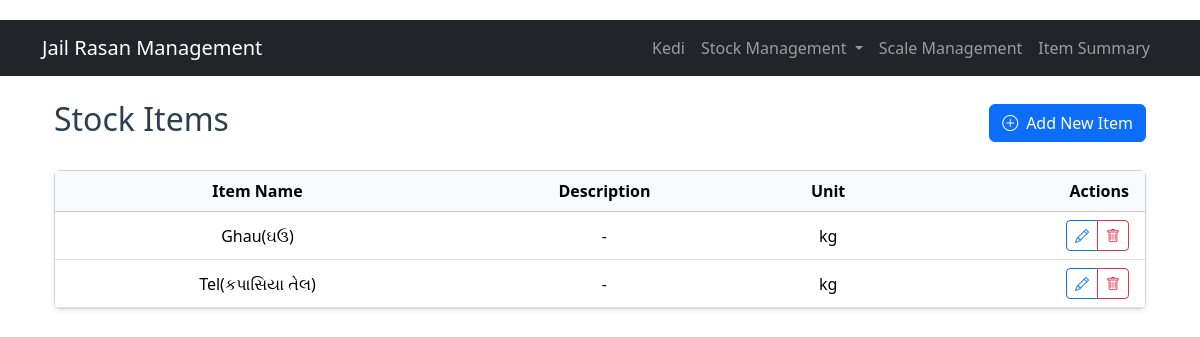
The app's page /stock_items, older data.
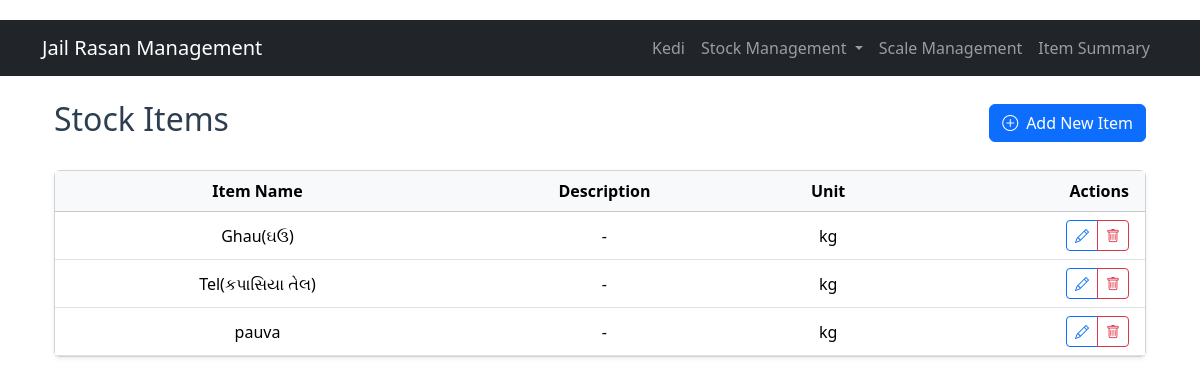
The same page, newer data.
### models.py (models this page shows, shortened)
class StockItem(db.Model):
    id = db.Column(db.Integer, primary_key=True)
    item_name = db.Column(db.String(100), nullable=False)
    description = db.Column(db.Text)
    unit = db.Column(db.String(20), nullable=False)  # kg, g, l, ml, etc.
    created_at = db.Column(db.DateTime, default=datetime.utcnow)

### app.py (the view)
@app.route('/stock_items')
def stock_items():
    items = StockItem.query.order_by(StockItem.item_name).all()
    return render_template('stock_items/list.html', items=items)

### templates/stock_items/list.html
{% extends "base.html" %}
{% block content %}
<div class="container mt-4">
    <div class="d-flex justify-content-between align-items-center mb-4">
        <h2>Stock Items</h2>
        <a href="{{ url_for('add_stock_item') }}" class="btn btn-primary">
            <i class="bi bi-plus-circle me-2"></i>Add New Item
        </a>
    </div>
    <div class="card shadow-sm">
        <div class="card-body p-0">
            <div class="table-responsive">
                <table class="table table-hover align-middle mb-0">
                    <thead class="table-light">
                        <tr>
                            <th class="ps-3">Item Name</th>
                            <th>Description</th>
                            <th>Unit</th>
                            <th class="text-end pe-3">Actions</th>
                        </tr>
                    </thead>
                    <tbody>
                        {% for item in items %}
                        <tr>
                            <td class="ps-3">{{ item.item_name }}</td>
                            <td>{{ item.description or '-' }}</td>
                            <td>{{ item.unit }}</td>
                            <td class="text-end pe-3">
                                <div class="btn-group" role="group">
                                    <a href="{{ url_for('edit_stock_item', id=item.id) }}"
                                       class="btn btn-sm btn-outline-primary"
                                       data-bs-toggle="tooltip" title="Edit">
                                        <i class="bi bi-pencil"></i>
                                    </a>
                                    <a href="{{ url_for('delete_stock_item', id=item.id) }}"
                                       class="btn btn-sm btn-outline-danger"
                                       data-bs-toggle="tooltip" title="Delete"
                                       onclick="return confirm('Delete this item?')">
                                        <i class="bi bi-trash"></i>
                                    </a>
                                </div>
                            </td>
                        </tr>
                        {% else %}
                        <tr>
                            <td colspan="4" class="text-center py-4 text-muted">
                                No stock items found
                            </td>
                        </tr>
                        {% endfor %}
                    </tbody>
                </table>
            </div>
        </div>
    </div>
</div>
{% endblock %}

Row changes from the older to the newer data that the page shows:
added StockItem: item_name "pauva", description "-", unit "kg"
